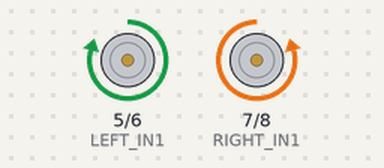
Bench run of a sketch on a simulated Arduino Mega 2560, built with avr-gcc and run on an emulated ATmega2560. Shown: motor-driver pin pairs drawn as motors (green arrow = first pin HIGH = forward, orange = second pin HIGH = backward, longer = more drive).

Above: at 1.0 s.
At 2.15 s:
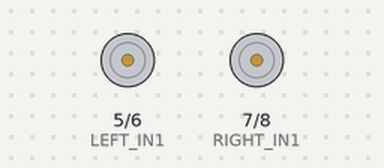
At 3.3 s:
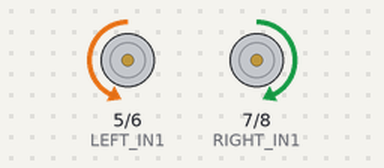
Timing chart, 0 to 6.0 s (numbered marks = the images above):
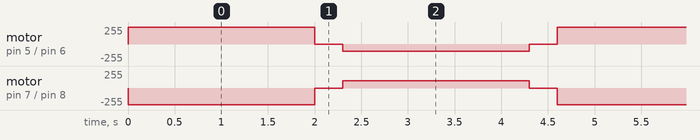

The sketch:

flipper_slow_cycle_test.ino
```cpp
#include <Arduino.h>

// Mega wiring
// Left flipper:  D5 / D6
// Right flipper: D7 / D8

const uint8_t LEFT_IN1 = 5;
const uint8_t LEFT_IN2 = 6;
const uint8_t RIGHT_IN1 = 7;
const uint8_t RIGHT_IN2 = 8;

const uint8_t SWING_SPEED = 250;
const uint8_t RESET_SPEED = 110;

const unsigned long SWING_TIME_MS = 2000;
const unsigned long RESET_TIME_MS = 2000;
const unsigned long PAUSE_TIME_MS = 300;

void stopMotor(uint8_t in1, uint8_t in2) {
  digitalWrite(in1, LOW);
  digitalWrite(in2, LOW);
}

void runMotor(uint8_t in1, uint8_t in2, bool forward, uint8_t speed) {
  if (forward) {
    analogWrite(in1, speed);
    digitalWrite(in2, LOW);
  } else {
    digitalWrite(in1, LOW);
    analogWrite(in2, speed);
  }
}

void setup() {
  pinMode(LEFT_IN1, OUTPUT);
  pinMode(LEFT_IN2, OUTPUT);
  pinMode(RIGHT_IN1, OUTPUT);
  pinMode(RIGHT_IN2, OUTPUT);

  stopMotor(LEFT_IN1, LEFT_IN2);
  stopMotor(RIGHT_IN1, RIGHT_IN2);
}

void loop() {
  // Swing
  runMotor(LEFT_IN1, LEFT_IN2, true, SWING_SPEED);
  runMotor(RIGHT_IN1, RIGHT_IN2, false, SWING_SPEED);
  delay(SWING_TIME_MS);

  stopMotor(LEFT_IN1, LEFT_IN2);
  stopMotor(RIGHT_IN1, RIGHT_IN2);
  delay(PAUSE_TIME_MS);

  // Reset
  runMotor(LEFT_IN1, LEFT_IN2, false, RESET_SPEED);
  runMotor(RIGHT_IN1, RIGHT_IN2, true, RESET_SPEED);
  delay(RESET_TIME_MS);

  stopMotor(LEFT_IN1, LEFT_IN2);
  stopMotor(RIGHT_IN1, RIGHT_IN2);
  delay(PAUSE_TIME_MS);
}
```

Measured:
- by itself, motor on pin 5 (LEFT_IN1) / pin 6 (LEFT_IN2): repeats every 4.6 s: stopped 0.30 s, backward 110/255 2.0 s, stopped 0.30 s, forward 250/255 2.0 s
- by itself, motor on pin 7 (RIGHT_IN1) / pin 8 (RIGHT_IN2): repeats every 4.6 s: stopped 0.30 s, forward 110/255 2.0 s, stopped 0.30 s, backward 250/255 2.0 s
